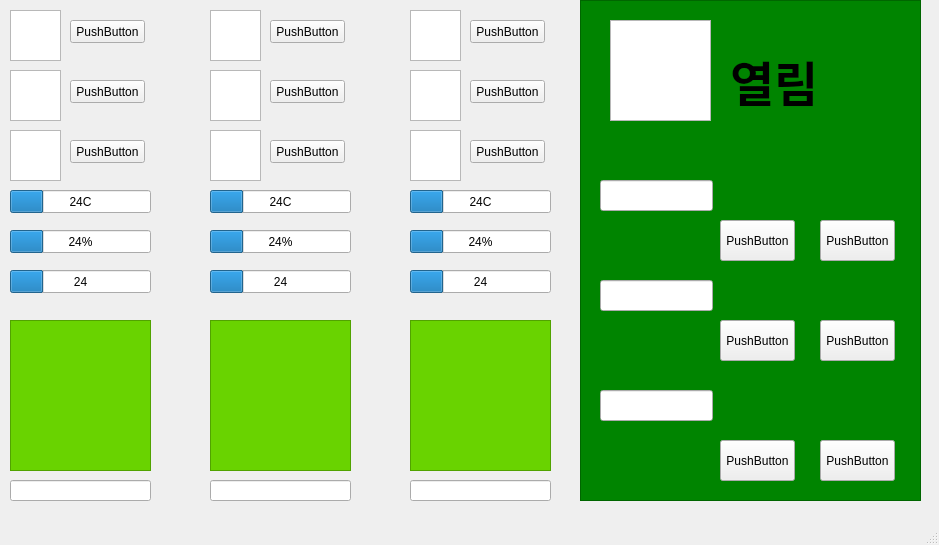
<?xml version="1.0" encoding="UTF-8"?>
<ui version="4.0">
 <class>SMART_FARM</class>
 <widget class="QMainWindow" name="SMART_FARM">
  <property name="geometry">
   <rect>
    <x>0</x>
    <y>0</y>
    <width>939</width>
    <height>545</height>
   </rect>
  </property>
  <property name="windowTitle">
   <string>SMARTFARM</string>
  </property>
  <widget class="QWidget" name="centralwidget">
   <widget class="QGraphicsView" name="graphicsView">
    <property name="geometry">
     <rect>
      <x>10</x>
      <y>10</y>
      <width>51</width>
      <height>51</height>
     </rect>
    </property>
   </widget>
   <widget class="QGraphicsView" name="graphicsView_2">
    <property name="geometry">
     <rect>
      <x>10</x>
      <y>70</y>
      <width>51</width>
      <height>51</height>
     </rect>
    </property>
   </widget>
   <widget class="QGraphicsView" name="graphicsView_3">
    <property name="geometry">
     <rect>
      <x>10</x>
      <y>130</y>
      <width>51</width>
      <height>51</height>
     </rect>
    </property>
   </widget>
   <widget class="QPushButton" name="LED1_1BUTTON">
    <property name="geometry">
     <rect>
      <x>70</x>
      <y>20</y>
      <width>75</width>
      <height>23</height>
     </rect>
    </property>
    <property name="text">
     <string>PushButton</string>
    </property>
   </widget>
   <widget class="QPushButton" name="LED1_2BUTTON">
    <property name="geometry">
     <rect>
      <x>70</x>
      <y>80</y>
      <width>75</width>
      <height>23</height>
     </rect>
    </property>
    <property name="text">
     <string>PushButton</string>
    </property>
   </widget>
   <widget class="QPushButton" name="LED1_3BUTTON">
    <property name="geometry">
     <rect>
      <x>70</x>
      <y>140</y>
      <width>75</width>
      <height>23</height>
     </rect>
    </property>
    <property name="text">
     <string>PushButton</string>
    </property>
   </widget>
   <widget class="QGraphicsView" name="graphicsView_4">
    <property name="geometry">
     <rect>
      <x>210</x>
      <y>130</y>
      <width>51</width>
      <height>51</height>
     </rect>
    </property>
   </widget>
   <widget class="QPushButton" name="LED2_3BUTTON">
    <property name="geometry">
     <rect>
      <x>270</x>
      <y>140</y>
      <width>75</width>
      <height>23</height>
     </rect>
    </property>
    <property name="text">
     <string>PushButton</string>
    </property>
   </widget>
   <widget class="QGraphicsView" name="graphicsView_5">
    <property name="geometry">
     <rect>
      <x>210</x>
      <y>10</y>
      <width>51</width>
      <height>51</height>
     </rect>
    </property>
   </widget>
   <widget class="QPushButton" name="LED2_1BUTTON">
    <property name="geometry">
     <rect>
      <x>270</x>
      <y>20</y>
      <width>75</width>
      <height>23</height>
     </rect>
    </property>
    <property name="text">
     <string>PushButton</string>
    </property>
   </widget>
   <widget class="QPushButton" name="LED2_2BUTTON">
    <property name="geometry">
     <rect>
      <x>270</x>
      <y>80</y>
      <width>75</width>
      <height>23</height>
     </rect>
    </property>
    <property name="text">
     <string>PushButton</string>
    </property>
   </widget>
   <widget class="QGraphicsView" name="graphicsView_6">
    <property name="geometry">
     <rect>
      <x>210</x>
      <y>70</y>
      <width>51</width>
      <height>51</height>
     </rect>
    </property>
   </widget>
   <widget class="QGraphicsView" name="graphicsView_7">
    <property name="geometry">
     <rect>
      <x>410</x>
      <y>130</y>
      <width>51</width>
      <height>51</height>
     </rect>
    </property>
   </widget>
   <widget class="QPushButton" name="LED3_3BUTTON">
    <property name="geometry">
     <rect>
      <x>470</x>
      <y>140</y>
      <width>75</width>
      <height>23</height>
     </rect>
    </property>
    <property name="text">
     <string>PushButton</string>
    </property>
   </widget>
   <widget class="QGraphicsView" name="graphicsView_8">
    <property name="geometry">
     <rect>
      <x>410</x>
      <y>10</y>
      <width>51</width>
      <height>51</height>
     </rect>
    </property>
   </widget>
   <widget class="QPushButton" name="LED3_1BUTTON">
    <property name="geometry">
     <rect>
      <x>470</x>
      <y>20</y>
      <width>75</width>
      <height>23</height>
     </rect>
    </property>
    <property name="text">
     <string>PushButton</string>
    </property>
   </widget>
   <widget class="QPushButton" name="LED3_2BUTTON">
    <property name="geometry">
     <rect>
      <x>470</x>
      <y>80</y>
      <width>75</width>
      <height>23</height>
     </rect>
    </property>
    <property name="text">
     <string>PushButton</string>
    </property>
   </widget>
   <widget class="QGraphicsView" name="graphicsView_9">
    <property name="geometry">
     <rect>
      <x>410</x>
      <y>70</y>
      <width>51</width>
      <height>51</height>
     </rect>
    </property>
   </widget>
   <widget class="QProgressBar" name="TEMP1">
    <property name="geometry">
     <rect>
      <x>10</x>
      <y>190</y>
      <width>141</width>
      <height>23</height>
     </rect>
    </property>
    <property name="value">
     <number>24</number>
    </property>
    <property name="format">
     <string>%pC</string>
    </property>
   </widget>
   <widget class="QProgressBar" name="HUMID1">
    <property name="geometry">
     <rect>
      <x>10</x>
      <y>230</y>
      <width>141</width>
      <height>23</height>
     </rect>
    </property>
    <property name="value">
     <number>24</number>
    </property>
   </widget>
   <widget class="QProgressBar" name="LIGHT1">
    <property name="geometry">
     <rect>
      <x>10</x>
      <y>270</y>
      <width>141</width>
      <height>23</height>
     </rect>
    </property>
    <property name="value">
     <number>24</number>
    </property>
    <property name="format">
     <string>%p</string>
    </property>
   </widget>
   <widget class="QProgressBar" name="HUMID2">
    <property name="geometry">
     <rect>
      <x>210</x>
      <y>230</y>
      <width>141</width>
      <height>23</height>
     </rect>
    </property>
    <property name="value">
     <number>24</number>
    </property>
   </widget>
   <widget class="QProgressBar" name="TEMP2">
    <property name="geometry">
     <rect>
      <x>210</x>
      <y>190</y>
      <width>141</width>
      <height>23</height>
     </rect>
    </property>
    <property name="value">
     <number>24</number>
    </property>
    <property name="format">
     <string>%pC</string>
    </property>
   </widget>
   <widget class="QProgressBar" name="LIGHT2">
    <property name="geometry">
     <rect>
      <x>210</x>
      <y>270</y>
      <width>141</width>
      <height>23</height>
     </rect>
    </property>
    <property name="value">
     <number>24</number>
    </property>
    <property name="format">
     <string>%p</string>
    </property>
   </widget>
   <widget class="QProgressBar" name="HUMID3">
    <property name="geometry">
     <rect>
      <x>410</x>
      <y>230</y>
      <width>141</width>
      <height>23</height>
     </rect>
    </property>
    <property name="value">
     <number>24</number>
    </property>
   </widget>
   <widget class="QProgressBar" name="TEMP3">
    <property name="geometry">
     <rect>
      <x>410</x>
      <y>190</y>
      <width>141</width>
      <height>23</height>
     </rect>
    </property>
    <property name="value">
     <number>24</number>
    </property>
    <property name="format">
     <string>%pC</string>
    </property>
   </widget>
   <widget class="QProgressBar" name="LIGHT3">
    <property name="geometry">
     <rect>
      <x>410</x>
      <y>270</y>
      <width>141</width>
      <height>23</height>
     </rect>
    </property>
    <property name="value">
     <number>24</number>
    </property>
    <property name="format">
     <string>%p</string>
    </property>
   </widget>
   <widget class="QGraphicsView" name="FARM1">
    <property name="geometry">
     <rect>
      <x>10</x>
      <y>320</y>
      <width>141</width>
      <height>151</height>
     </rect>
    </property>
    <property name="autoFillBackground">
     <bool>false</bool>
    </property>
    <property name="styleSheet">
     <string notr="true">QGraphicsView#FARM1{
	background : rgb(105, 211, 0);
}</string>
    </property>
   </widget>
   <widget class="QGraphicsView" name="FARM2">
    <property name="geometry">
     <rect>
      <x>210</x>
      <y>320</y>
      <width>141</width>
      <height>151</height>
     </rect>
    </property>
    <property name="autoFillBackground">
     <bool>false</bool>
    </property>
    <property name="styleSheet">
     <string notr="true">QGraphicsView#FARM2{
	background : rgb(105, 211, 0);
}</string>
    </property>
   </widget>
   <widget class="QGraphicsView" name="FARM3">
    <property name="geometry">
     <rect>
      <x>410</x>
      <y>320</y>
      <width>141</width>
      <height>151</height>
     </rect>
    </property>
    <property name="autoFillBackground">
     <bool>false</bool>
    </property>
    <property name="styleSheet">
     <string notr="true">QGraphicsView#FARM3{
	background : rgb(105, 211, 0);
}</string>
    </property>
   </widget>
   <widget class="QLineEdit" name="NAME1">
    <property name="geometry">
     <rect>
      <x>10</x>
      <y>480</y>
      <width>141</width>
      <height>21</height>
     </rect>
    </property>
   </widget>
   <widget class="QLineEdit" name="NAME2">
    <property name="geometry">
     <rect>
      <x>210</x>
      <y>480</y>
      <width>141</width>
      <height>21</height>
     </rect>
    </property>
   </widget>
   <widget class="QLineEdit" name="NAME3">
    <property name="geometry">
     <rect>
      <x>410</x>
      <y>480</y>
      <width>141</width>
      <height>21</height>
     </rect>
    </property>
   </widget>
   <widget class="QGraphicsView" name="menu">
    <property name="geometry">
     <rect>
      <x>580</x>
      <y>0</y>
      <width>341</width>
      <height>501</height>
     </rect>
    </property>
    <property name="styleSheet">
     <string notr="true">QGraphicsView#menu{
background: rgb(0, 132, 0);
}</string>
    </property>
   </widget>
   <widget class="QGraphicsView" name="doorimage">
    <property name="geometry">
     <rect>
      <x>610</x>
      <y>20</y>
      <width>101</width>
      <height>101</height>
     </rect>
    </property>
   </widget>
   <widget class="QLabel" name="door_status">
    <property name="geometry">
     <rect>
      <x>730</x>
      <y>50</y>
      <width>111</width>
      <height>61</height>
     </rect>
    </property>
    <property name="font">
     <font>
      <family>나눔바른고딕</family>
      <pointsize>36</pointsize>
      <weight>75</weight>
      <bold>true</bold>
     </font>
    </property>
    <property name="text">
     <string>열림</string>
    </property>
   </widget>
   <widget class="QLineEdit" name="NAME1_1">
    <property name="geometry">
     <rect>
      <x>600</x>
      <y>180</y>
      <width>113</width>
      <height>31</height>
     </rect>
    </property>
    <property name="readOnly">
     <bool>true</bool>
    </property>
   </widget>
   <widget class="QLineEdit" name="NAME2_1">
    <property name="enabled">
     <bool>true</bool>
    </property>
    <property name="geometry">
     <rect>
      <x>600</x>
      <y>280</y>
      <width>113</width>
      <height>31</height>
     </rect>
    </property>
    <property name="readOnly">
     <bool>true</bool>
    </property>
   </widget>
   <widget class="QLineEdit" name="NAME3_1">
    <property name="geometry">
     <rect>
      <x>600</x>
      <y>390</y>
      <width>113</width>
      <height>31</height>
     </rect>
    </property>
    <property name="readOnly">
     <bool>true</bool>
    </property>
   </widget>
   <widget class="QPushButton" name="WIND1">
    <property name="geometry">
     <rect>
      <x>720</x>
      <y>220</y>
      <width>75</width>
      <height>41</height>
     </rect>
    </property>
    <property name="text">
     <string>PushButton</string>
    </property>
   </widget>
   <widget class="QPushButton" name="OPEN1">
    <property name="geometry">
     <rect>
      <x>820</x>
      <y>220</y>
      <width>75</width>
      <height>41</height>
     </rect>
    </property>
    <property name="text">
     <string>PushButton</string>
    </property>
   </widget>
   <widget class="QPushButton" name="WIND2">
    <property name="geometry">
     <rect>
      <x>720</x>
      <y>320</y>
      <width>75</width>
      <height>41</height>
     </rect>
    </property>
    <property name="text">
     <string>PushButton</string>
    </property>
   </widget>
   <widget class="QPushButton" name="OPEN2">
    <property name="geometry">
     <rect>
      <x>820</x>
      <y>320</y>
      <width>75</width>
      <height>41</height>
     </rect>
    </property>
    <property name="text">
     <string>PushButton</string>
    </property>
   </widget>
   <widget class="QPushButton" name="WIND3">
    <property name="geometry">
     <rect>
      <x>720</x>
      <y>440</y>
      <width>75</width>
      <height>41</height>
     </rect>
    </property>
    <property name="text">
     <string>PushButton</string>
    </property>
   </widget>
   <widget class="QPushButton" name="OPEN3">
    <property name="geometry">
     <rect>
      <x>820</x>
      <y>440</y>
      <width>75</width>
      <height>41</height>
     </rect>
    </property>
    <property name="text">
     <string>PushButton</string>
    </property>
   </widget>
  </widget>
  <widget class="QMenuBar" name="menubar">
   <property name="geometry">
    <rect>
     <x>0</x>
     <y>0</y>
     <width>939</width>
     <height>21</height>
    </rect>
   </property>
  </widget>
  <widget class="QStatusBar" name="statusbar"/>
 </widget>
 <resources>
  <include location="image/bulb_on.qrc"/>
 </resources>
 <connections/>
</ui>
